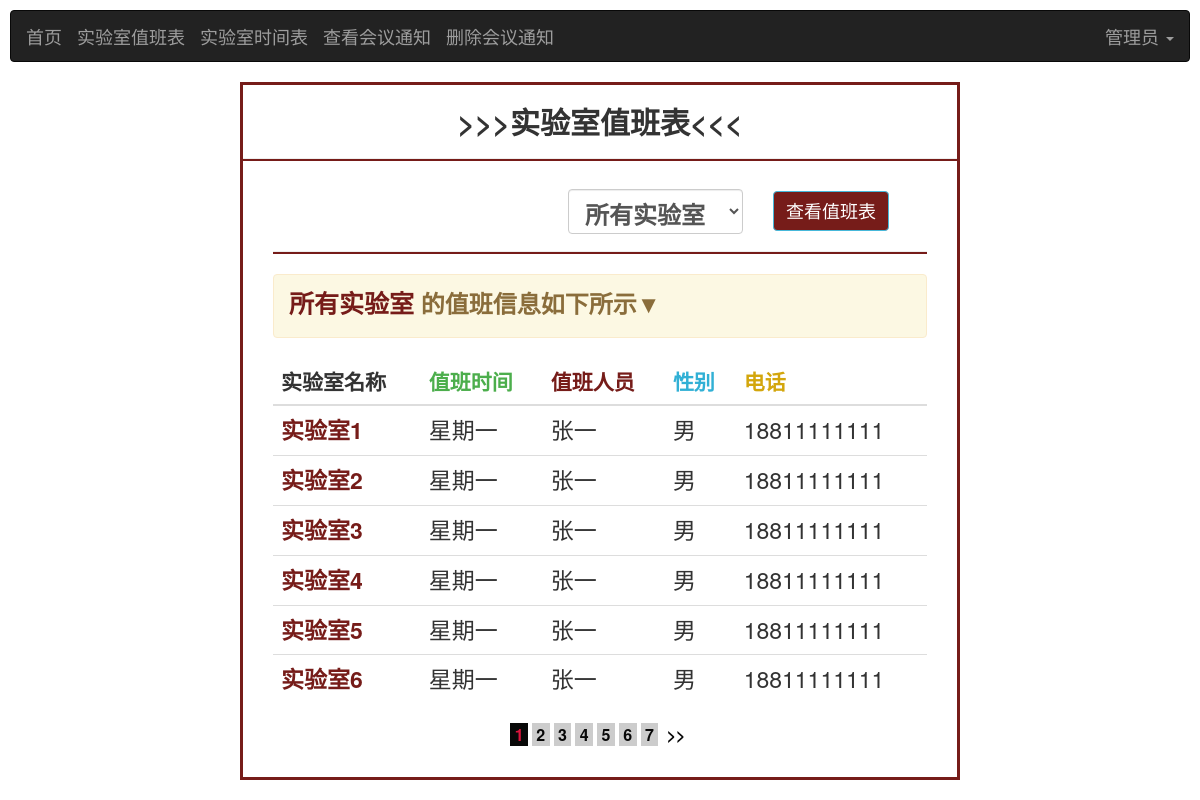
Screenshot of /dutySchedule/1/1 (signed in) with the database file from the repository.
### base/models.py (models this page shows, shortened)
class User(AbstractUser):#继承内置模型User，并在User的基础上添加新字段
    USER_TYPE = (
        (0, "学生"),
        (1, "老师"),
        (2, "管理员"),#需根据user_type的字段类型进行设置
    )
    name = models.CharField('姓名', max_length=50,default='')
    introduce = models.TextField('简介', default='什么都没留下...')
    photo = models.ImageField('头像', blank=True, upload_to='images/user/')
    user_type = models.IntegerField('身份标识(0:学生/1:老师/2:管理员)',default=0,choices=USER_TYPE)
    user_banji=models.ForeignKey(Banji,on_delete=models.CASCADE, null=True,blank=True,verbose_name='用户班级')
    user_major=models.ForeignKey(Major,on_delete=models.CASCADE,null=True,blank=True,verbose_name='用户专业')

class Lab(models.Model):
    lab_name = models.CharField(default='', max_length=100,unique=True)
    class Meta:
        verbose_name = '实验室'  # 模型类的名字
        verbose_name_plural = '实验室'  # 模型类名字的复数形式，且优先显示

class Duty(models.Model):
    SEX_TYPE = (
        (0, "女"),
        (1, "男"),# 需根据SEX_TYPE的字段类型进行设置
    )
    WEEK_DAY=(
        (1, "星期一"),
        (2, "星期二"),
        (3, "星期三"),
        (4, "星期四"),
        (5, "星期五"),
        (6, "星期六"),
        (7, "星期日"),
    )
    lab = models.ManyToManyField(Lab, blank=True,verbose_name='值班地点')
    name=models.CharField('值班人员', max_length=50,default='')
    sex=models.IntegerField('性别(0:女/1:男)',default=0,choices=SEX_TYPE)
    phone=models.CharField('电话', max_length=11, default='')
    week=models.IntegerField('值班时间', default=0,choices=WEEK_DAY)
    class Meta:
        verbose_name = '实验室值班表'#模型类的名字
        verbose_name_plural = '实验室值班表'#模型类名字的复数形式，且优先显示

### base/views.py (the view)
# urls.py: path('dutySchedule/<int:id>/<int:page>',dutyScheduleView,name='dutySchedule'),
@login_required(login_url='/')
def dutyScheduleView(request ,id, page):
    user = User.objects.get(id=id)
    labs=Lab.objects.all().order_by('id')
    result = False
    if request.method == "POST":  # POST查看某一实验室值班信息
        lab_id = request.POST.get('lab', '')
        lab_id = int(lab_id)
        if lab_id == 0:  # 查看所有实验室
            dutys=Duty.objects.all().order_by('id')
        else:
            result=True
            dutys = Duty.objects.filter(lab=lab_id).order_by('week')
            lab = Lab.objects.get(id=lab_id)
    else:  # GET请求时为查看所有实验室值班信息
        dutys=Duty.objects.all().order_by('id')
    if not result:
        d = Paginator(dutys, 1)
        try:
            pages = d.page(page)
        except PageNotAnInteger:
            pages = d.page(1)
        except EmptyPage:
            pages = d.page(d.num_pages)
    return render(request, 'dutySchedule.html', locals())

### templates/dutySchedule.html (shortened to what this page needs)
<!DOCTYPE html>
<html lang="en">
<head>
    {% load staticfiles %}
    <link rel="stylesheet" href="https://cdn.staticfile.org/twitter-bootstrap/3.3.7/css/bootstrap.min.css">
</head>
<body>
<div style="margin: 10px">
    <nav class="navbar navbar-inverse" role="navigation">
        <div class="container-fluid">
            <div class="navbar-header">
                <a class="navbar-brand" href="{% url 'index:index' id 1 %}">首页</a>
            </div>
            <div class="navbar-header">
                <a class="navbar-brand" href="{% url 'base:dutySchedule' id 1 %}">实验室值班表</a>
            </div>
            <div class="navbar-header">
                <a class="navbar-brand" href="{% url 'base:labSchedule' id 1 %}">实验室时间表</a>
            </div>
            <div class="navbar-header">
                <a class="navbar-brand" href="{% url 'meeting:checkMeeting' id 1 %}">查看会议通知</a>
            </div>
            {% if user.user_type != 0 %}
                <div class="navbar-header">
                    <a class="navbar-brand" href="{% url 'meeting:deleteMeeting' id 1 %}">删除会议通知</a>
                </div>
            {% endif %}
            <div>
                <ul class="nav navbar-nav navbar-right">
                    <li class="dropdown">
                        <a href="" class="dropdown-toggle" data-toggle="dropdown" style="font-size: 18px">
                            {% if user.name == "" %}
                                {{ user.username }}
                            {% else %}
                                {{ user.name }}
                            {% endif %}
                            <b class="caret"></b>
                        </a>
                    </li>
                </ul>
            </div>
        </div>
    </nav>
</div>
<br/>
<main style="margin-top:-20px;margin-bottom: 20px;margin-left: 240px;margin-right: 240px;border: solid;border-color: #761c19">
    <div class="infosbox">
        <h2 style="text-align: center"><strong>>>>实验室值班表<<<</strong></h2>
        <hr style="background-color: #761c19;height: 2px">
        <div style="margin: 30px">
            <form action="" method="post" name="labCheck">
                <div class="form-group">
                    <div class="col-sm-3">
                        <select class="form-control" name="lab"
                                style="margin-top:-2px ;width: 175px;height: 45px;font-size: x-large;margin-left: 280px;font-weight: bold">
                            <option value="0">所有实验室</option>
                        </select>
                    </div>
                </div>
                <div style="margin-left: 500px">
                    <button id="button" type="submit" class="btn btn-info"
                            style="font-size: large;background-color: #761c19 ">
                        查看值班表
                    </button>
                </div>
                <hr style="background-color:#761c19;height: 2px">
            </form>
            {% if result %}
                <h3>
                    <div class="alert alert-warning"
                         style="text-align: left;font-weight: bold">
                        <label style="font-size:25px;color:#761c19">{{ lab.lab_name }}</label> 的值班信息如下所示▼
                    </div>
                </h3>
            {% else %}
                <h3>
                    <div class="alert alert-warning"
                         style="text-align:left;font-weight: bold">
                        <label style="font-size:25px;color:#761c19">所有实验室</label> 的值班信息如下所示▼
                    </div>
                </h3>
            {% endif %}
            <table class="table table-hover">
                <thead>
                <tr style="font-size: 21px">
                    <th>实验室名称</th>
                    <th style="color: #4cae4c">值班时间</th>
                    <th style="color: #761c19 ">值班人员</th>
                    <th style="color: #31b0d5">性别</th>
                    <th style="color: #d3a60c">电话</th>
                </tr>
                </thead>
                {% if not result %}
                    {% for duty in pages.object_list %}
                        <tbody>
                        {% for lab in duty.lab.all %}
                            <tr style="font-size: 23px">
                                <td style="font-weight: bold;color: #761c19;font-size: 23px">{{ lab.lab_name }}</td>
                                {% if duty.week == 1 %}
                                    <td>星期一</td>
                                {% elif duty.week == 2 %}
                                    <td>星期二</td>
                                {% elif duty.week == 3 %}
                                    <td>星期三</td>
                                {% elif duty.week == 4 %}
                                    <td>星期四</td>
                                {% elif duty.week == 5 %}
                                    <td>星期五</td>
                                {% elif duty.week == 6 %}
                                    <td>星期六</td>
                                {% else %}
                                    <td>星期日</td>
                                {% endif %}
                                <td>{{ duty.name }}</td>
                                {% if duty.sex == 0 %}
                                    <td>男</td>
                                {% else %}
                                    <td>女</td>
                                {% endif %}
                                <td>{{ duty.phone }}</td>
                            </tr>
                        {% endfor %}
                        </tbody>
                    {% endfor %}
                {% endif %}
            </table>
            <div class="pagelist" style="text-align: center">
                {% if pages.object_list %}
                    {% for page in pages.paginator.page_range %}
                        {% if pages.number == page %}
                            <a href="javascript:;" class="curPage" style="color: #080808;
                            font-size: medium;font-weight: bold;color: crimson ;background-color: #080808 ">&nbsp{{ page }}&nbsp</a>
                        {% else %}
                            <a href="{% url 'base:dutySchedule' id page %}" style="color: #080808;font-size: medium;
                            font-weight: bold;background-color: #cccccc ">&nbsp{{ page }}&nbsp</a>
                        {% endif %}
                    {% endfor %}
                {% endif %}
                {% if pages.has_next %}
                    <a href="{% url 'base:dutySchedule' id pages.next_page_number %}"
                       style="color: #080808;font-size: medium;font-weight: bold ">
                        &nbsp>>&nbsp</a>
                {% endif %}
            </div>
        </div>
    </div>
</main>
</body>
</html>

### rows the page displays
User: name "管理员"
Duty: name "张一", phone "18811111111"
Lab: lab_name "实验室1"
Lab: lab_name "实验室2"
Lab: lab_name "实验室3"
Lab: lab_name "实验室4"
Lab: lab_name "实验室5"
Lab: lab_name "实验室6"

### other values shown
{{ page }} "1"
{{ page }} "2" "3" "4" "5" "6" "7"
